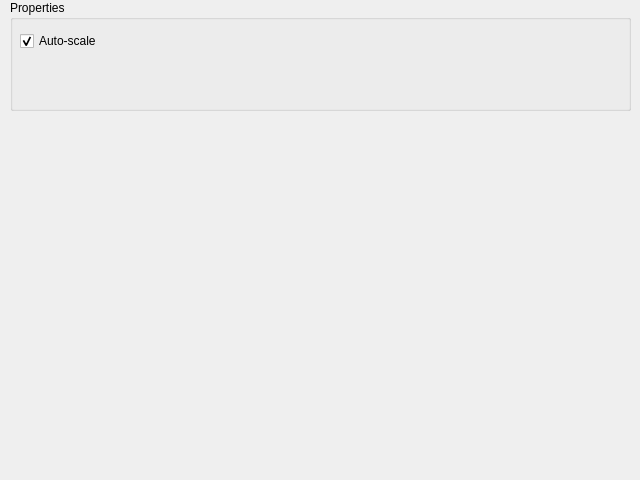
<?xml version="1.0" encoding="UTF-8"?>
<ui version="4.0">
 <class>Basic_Plot</class>
 <widget class="QDockWidget" name="Basic_Plot">
  <property name="geometry">
   <rect>
    <x>0</x>
    <y>0</y>
    <width>640</width>
    <height>480</height>
   </rect>
  </property>
  <property name="floating">
   <bool>false</bool>
  </property>
  <property name="windowTitle">
   <string>Plot</string>
  </property>
  <widget class="QWidget" name="dockWidgetContents">
   <widget class="QwtPlot" name="plot">
    <property name="geometry">
     <rect>
      <x>30</x>
      <y>130</y>
      <width>551</width>
      <height>321</height>
     </rect>
    </property>
    <property name="canvasBackground">
     <brush brushstyle="Dense6Pattern">
      <color alpha="255">
       <red>100</red>
       <green>100</green>
       <blue>100</blue>
      </color>
     </brush>
    </property>
    <property name="autoReplot">
     <bool>false</bool>
    </property>
   </widget>
   <widget class="QGroupBox" name="properties">
    <property name="geometry">
     <rect>
      <x>10</x>
      <y>0</y>
      <width>621</width>
      <height>111</height>
     </rect>
    </property>
    <property name="title">
     <string>Properties</string>
    </property>
    <property name="flat">
     <bool>false</bool>
    </property>
    <widget class="QCheckBox" name="autoscale">
     <property name="geometry">
      <rect>
       <x>10</x>
       <y>30</y>
       <width>78</width>
       <height>22</height>
      </rect>
     </property>
     <property name="text">
      <string>Auto-scale</string>
     </property>
     <property name="checked">
      <bool>true</bool>
     </property>
    </widget>
   </widget>
  </widget>
 </widget>
 <customwidgets>
  <customwidget>
   <class>QwtPlot</class>
   <extends>QFrame</extends>
   <header>qwt_plot.h</header>
  </customwidget>
 </customwidgets>
 <resources/>
 <connections/>
</ui>
